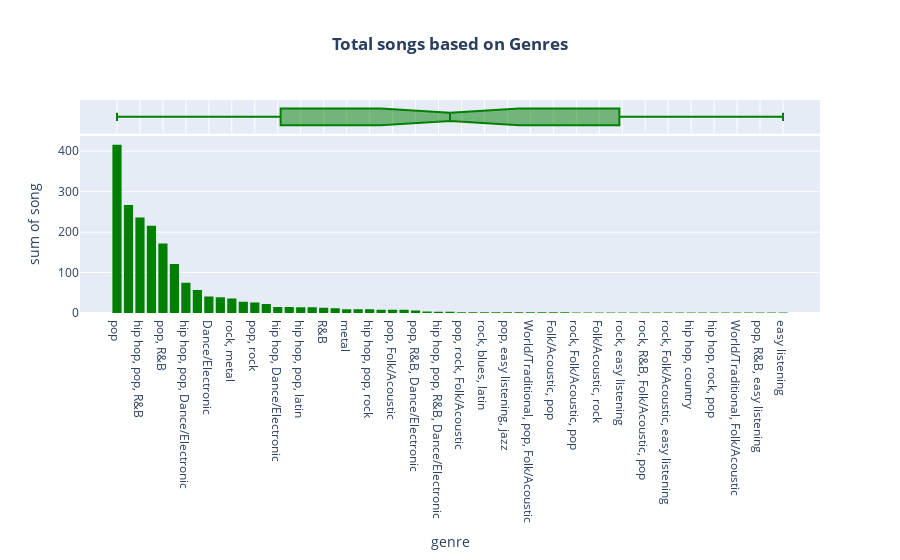

Source (notebook cell):
### Markdown cell above
Year 2012, 2017, and 2001 had the highest number of total song collection

### Code cell
fig = px.histogram(input.groupby('genre',as_index=False).count().sort_values(by='song', ascending = False), 
                   x = 'genre', y = 'song', color_discrete_sequence=['green'],
                   marginal='box',title='<b>Total songs based on Genres</b>')
fig.update_layout(title_x=0.5)

### Figure 1 — Plotly figure (JSON) as saved in the notebook; plotly's stock layout.template omitted (floating-point values rounded to 4 significant figures)
{"data": [{"alignmentgroup": "True", "bingroup": "x", "histfunc": "sum", "hovertemplate": "genre=%{x}<br>sum of song=%{y}<extra></extra>", "legendgroup": "", "marker": {"color": "green", "pattern": {"shape": ""}}, "name": "", "offsetgroup": "", "orientation": "v", "showlegend": false, "type": "histogram", "x": ["pop", "hip hop, pop", "hip hop, pop, R&B", "pop, Dance/Electronic", "pop, R&B", "hip hop", "hip hop, pop, Dance/Electronic", "rock", "Dance/Electronic", "rock, pop", "rock, metal", "pop, latin", "pop, rock", "set()", "hip hop, Dance/Electronic", "latin", "hip hop, pop, latin", "pop, rock, metal", "R&B", "pop, rock, Dance/Electronic", "metal", "country", "hip hop, pop, rock", "rock, pop, Dance/Electronic", "pop, Folk/Acoustic", "pop, country", "pop, R&B, Dance/Electronic", "rock, pop, metal", "hip hop, pop, R&B, Dance/Electronic", "hip hop, R&B", "pop, rock, Folk/Acoustic", "rock, blues", "rock, blues, latin", "World/Traditional, hip hop", "pop, easy listening, jazz", "World/Traditional, rock, pop", "World/Traditional, pop, Folk/Acoustic", "World/Traditional, rock", "Folk/Acoustic, pop", "hip hop, pop, R&B, latin", "rock, Folk/Acoustic, pop", "rock, pop, metal, Dance/Electronic", "Folk/Acoustic, rock", "Folk/Acoustic, rock, pop", "rock, easy listening", "rock, classical", "rock, R&B, Folk/Acoustic, pop", "hip hop, pop, country", "rock, Folk/Acoustic, easy listening", "rock, Dance/Electronic", "hip hop, country", "hip hop, latin, Dance/Electronic", "hip hop, rock, pop", "country, latin", "World/Traditional, Folk/Acoustic", "pop, easy listening, Dance/Electronic", "pop, R&B, easy listening", "World/Traditional, pop", "easy listening"], "xaxis": "x", "y": [416, 267, 236, 216, 172, 121, 75, 57, 41, 39, 36, 28, 26, 22, 15, 15, 14, 14, 13, 12, 9, 9, 9, 8, 8, 8, 6, 4, 3, 3, 2, 2, 2, 2, 2, 2, 2, 2, 2, 2, 1, 1, 1, 1, 1, 1, 1, 1, 1, 1, 1, 1, 1, 1, 1, 1, 1, 1, 1], "yaxis": "y"}, {"alignmentgroup": "True", "hovertemplate": "genre=%{x}<extra></extra>", "legendgroup": "", "marker": {"color": "green"}, "name": "", "notched": true, "offsetgroup": "", "showlegend": false, "type": "box", "x": ["pop", "hip hop, pop", "hip hop, pop, R&B", "pop, Dance/Electronic", "pop, R&B", "hip hop", "hip hop, pop, Dance/Electronic", "rock", "Dance/Electronic", "rock, pop", "rock, metal", "pop, latin", "pop, rock", "set()", "hip hop, Dance/Electronic", "latin", "hip hop, pop, latin", "pop, rock, metal", "R&B", "pop, rock, Dance/Electronic", "metal", "country", "hip hop, pop, rock", "rock, pop, Dance/Electronic", "pop, Folk/Acoustic", "pop, country", "pop, R&B, Dance/Electronic", "rock, pop, metal", "hip hop, pop, R&B, Dance/Electronic", "hip hop, R&B", "pop, rock, Folk/Acoustic", "rock, blues", "rock, blues, latin", "World/Traditional, hip hop", "pop, easy listening, jazz", "World/Traditional, rock, pop", "World/Traditional, pop, Folk/Acoustic", "World/Traditional, rock", "Folk/Acoustic, pop", "hip hop, pop, R&B, latin", "rock, Folk/Acoustic, pop", "rock, pop, metal, Dance/Electronic", "Folk/Acoustic, rock", "Folk/Acoustic, rock, pop", "rock, easy listening", "rock, classical", "rock, R&B, Folk/Acoustic, pop", "hip hop, pop, country", "rock, Folk/Acoustic, easy listening", "rock, Dance/Electronic", "hip hop, country", "hip hop, latin, Dance/Electronic", "hip hop, rock, pop", "country, latin", "World/Traditional, Folk/Acoustic", "pop, easy listening, Dance/Electronic", "pop, R&B, easy listening", "World/Traditional, pop", "easy listening"], "xaxis": "x2", "yaxis": "y2"}], "layout": {"barmode": "relative", "legend": {"tracegroupgap": 0}, "title": {"text": "<b>Total songs based on Genres</b>", "x": 0.5}, "xaxis": {"anchor": "y", "domain": [0, 1], "title": {"text": "genre"}}, "xaxis2": {"anchor": "y2", "domain": [0, 1], "matches": "x", "showgrid": true, "showticklabels": false}, "yaxis": {"anchor": "x", "domain": [0, 0.8316], "title": {"text": "sum of song"}}, "yaxis2": {"anchor": "x2", "domain": [0.8416, 1], "matches": "y2", "showgrid": false, "showline": false, "showticklabels": false, "ticks": ""}}}
